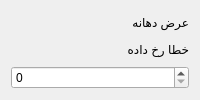
                   <widget class="QFrame" name="openingWidthFormFrame">
                    <layout class="QVBoxLayout" name="verticalLayout_139" stretch="0,0,0">
                     <item>
                      <widget class="QLabel" name="openingWidthFormLbl">
                       <property name="styleSheet">
                        <string notr="true">label</string>
                       </property>
                       <property name="text">
                        <string>عرض دهانه</string>
                       </property>
                       <property name="styleClass" stdset="0">
                        <string>form-label</string>
                       </property>
                      </widget>
                     </item>
                     <item>
                      <widget class="QLabel" name="openingWidthFormError">
                       <property name="text">
                        <string>خطا رخ داده</string>
                       </property>
                       <property name="styleClass" stdset="0">
                        <string>form-field-error</string>
                       </property>
                      </widget>
                     </item>
                     <item>
                      <widget class="QSpinBox" name="openingWidthFormInpt">
                       <property name="styleClass" stdset="0">
                        <string>form-field</string>
                       </property>
                      </widget>
                     </item>
                    </layout>
                   </widget>
